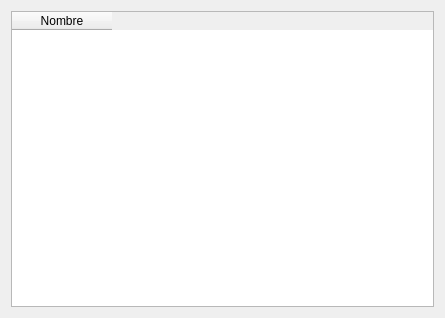
<?xml version="1.0" encoding="UTF-8"?>
<ui version="4.0">
 <class>frm_Estudiante_con_mas_ausencias</class>
 <widget class="QDialog" name="frm_Estudiante_con_mas_ausencias">
  <property name="geometry">
   <rect>
    <x>0</x>
    <y>0</y>
    <width>445</width>
    <height>318</height>
   </rect>
  </property>
  <property name="windowTitle">
   <string>Estudiante con mas ausencia</string>
  </property>
  <property name="windowIcon">
   <iconset resource="img.qrc">
    <normaloff>:/new/prefix1/13.png</normaloff>:/new/prefix1/13.png</iconset>
  </property>
  <layout class="QGridLayout" name="gridLayout">
   <item row="0" column="0">
    <widget class="QTableWidget" name="TW_frmEstudAusencia">
     <column>
      <property name="text">
       <string>Nombre</string>
      </property>
     </column>
    </widget>
   </item>
  </layout>
 </widget>
 <resources>
  <include location="img.qrc"/>
 </resources>
 <connections/>
</ui>
